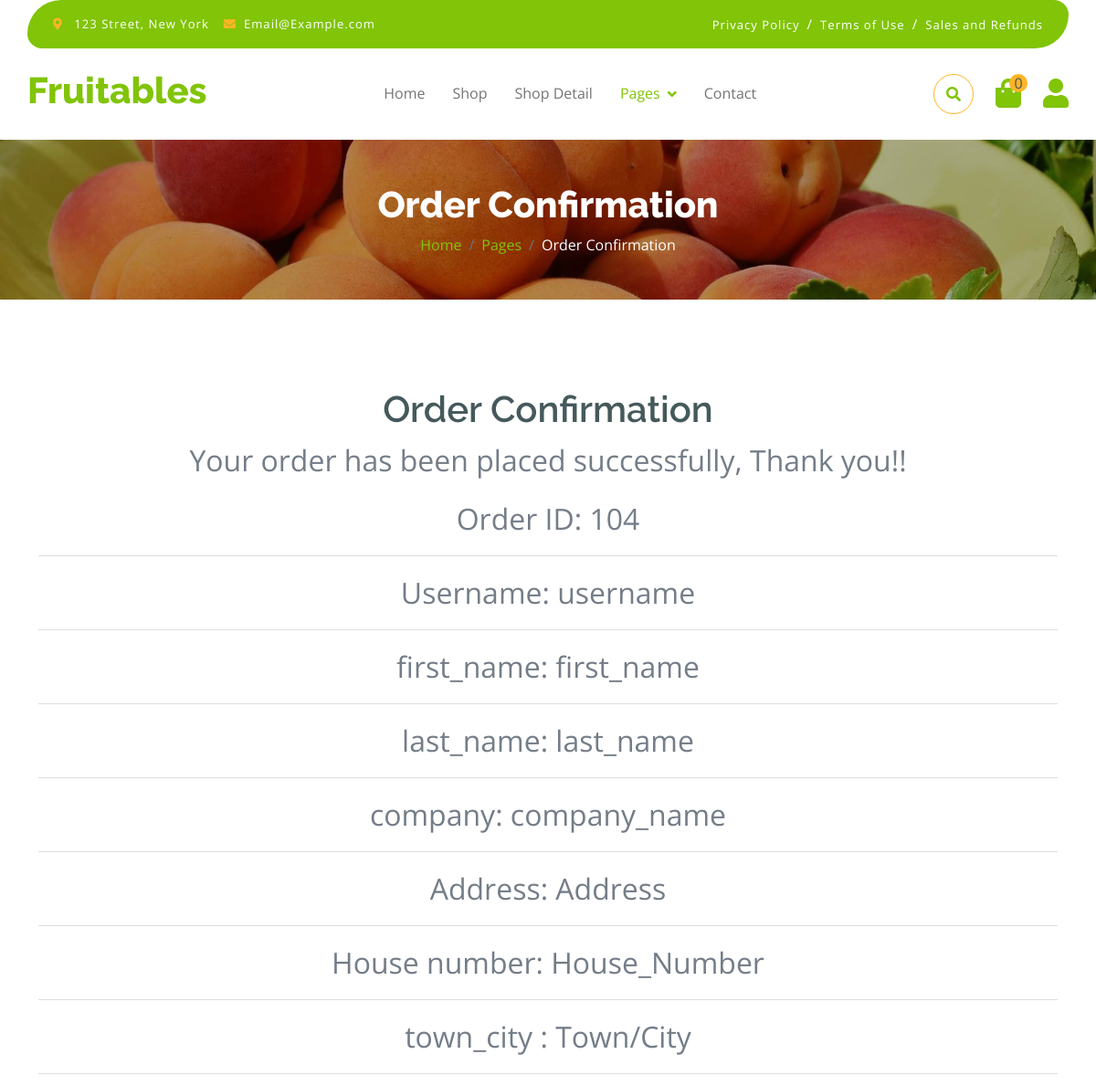
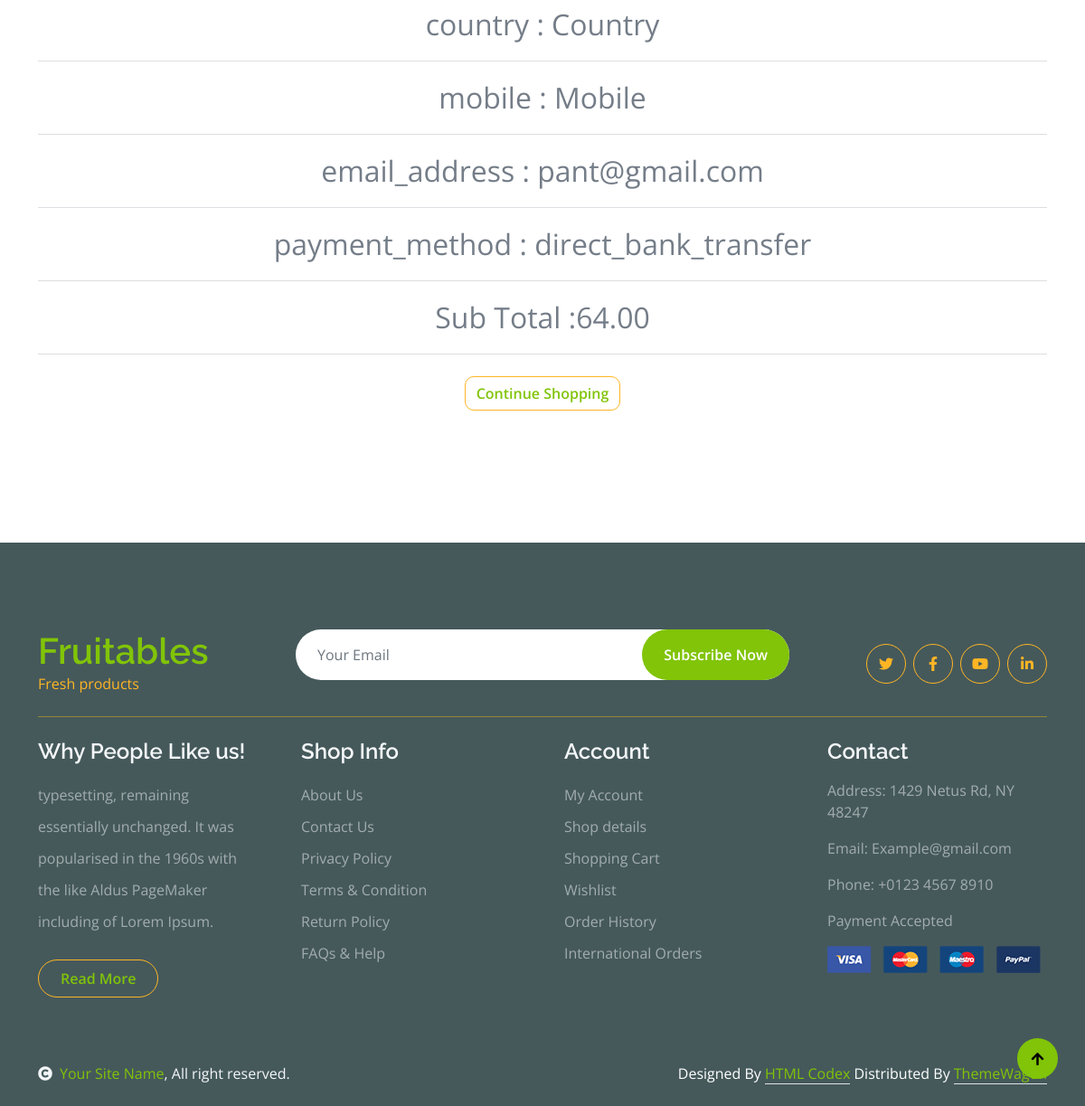
The app's page /order-id/104/ with its own data (2 pictures, top to bottom).
### Products/models.py (models this page shows, shortened)
class Order(models.Model):
    username = models.CharField(max_length=50, default='username')
    first_name = models.CharField(max_length=50, default='first_name')
    last_name = models.CharField(max_length=50, default='last_name')
    company_name = models.CharField(max_length=100, default='company_name')
    address = models.TextField(default='Address')
    house_number_street_name = models.CharField(max_length=100, default='House_Number')
    town_city = models.CharField(max_length=50, default='Town/City')
    country = models.CharField(max_length=50, default='Country')
    postcode_zip = models.CharField(max_length=20, default='POstcode')
    mobile = models.CharField(max_length=20, default='Mobile')
    email_address = models.EmailField(default='Email')
    total_price = models.DecimalField(max_digits=10, decimal_places=2, default='Total_Price')
    payment_method = models.CharField(max_length=200, default='Card')
    created = models.DateTimeField(default=timezone.now)
    updated = models.DateTimeField(default=timezone.now)
    create_account = models.BooleanField(default=True)
    def get_total_cost(self):
        return sum(item.get_cost() for item in self.items.all())

class OrderItem(models.Model):
     order = models.ForeignKey(Order, related_name='items', on_delete=models.CASCADE, default='Order')
     product = models.ForeignKey(Product, related_name='order_items', on_delete=models.CASCADE, default='Product')
     quantity = models.PositiveIntegerField(default='Quantity')
     price = models.DecimalField(max_digits=10, decimal_places=2, default='Price')
     total_price = models.DecimalField(max_digits=10, decimal_places=2, null=True)
     def get_cost(self):
            return self.price * self.quantity

### Products/views.py (the view)
# urls.py: path('order-id/<int:order_id>/', views.order_confirmation, name='order_confirmation'),
def order_confirmation(request, order_id):
    order = get_object_or_404(Order, id=order_id)
    cart = Cart(request)
    product_count = cart.get_product_count()
    messages.success(request, "Your order has been placed successfully, Thank you!!")
    return render(request, 'order_confirmation.html',{'order': order, 'cart':cart, 'product_count':product_count})

### Products/cart.py (called while the page is built)
    def get_total_price(self):
        return sum(Decimal(item['price']) * item['quantity'] for item in self.cart.values())

    def get_product_count(self):
        return len(self.cart)

    def __len__(self):
        return sum(item['quantity'] for item in self.cart.values())

### Products/templates/order_confirmation.html (shortened to what this page needs)
{% load static %}
<!DOCTYPE html>
<html lang="en">
    <head>
        <link rel="stylesheet" href="https://use.fontawesome.com/releases/v5.15.4/css/all.css"/>
        <link href="https://cdn.jsdelivr.net/npm/bootstrap-icons@1.4.1/font/bootstrap-icons.css" rel="stylesheet">
        <link href="{% static 'lib/lightbox/css/lightbox.min.css' %}" rel="stylesheet">
        <link href="{% static 'lib/owlcarousel/assets/owl.carousel.min.css' %}" rel="stylesheet">
        <link href="{% static 'css/bootstrap.min.css' %}" rel="stylesheet">
        <link href="{% static 'css/style.css' %}" rel="stylesheet">
    </head>
    <body>
        <div class="container-fluid fixed-top">
            <div class="container topbar bg-primary d-none d-lg-block">
                <div class="d-flex justify-content-between">
                    <div class="top-info ps-2">
                        <small class="me-3"><i class="fas fa-map-marker-alt me-2 text-secondary"></i> <a href="#" class="text-white">123 Street, New York</a></small>
                        <small class="me-3"><i class="fas fa-envelope me-2 text-secondary"></i><a href="#" class="text-white">Email@Example.com</a></small>
                    </div>
                    <div class="top-link pe-2">
                        <a href="#" class="text-white"><small class="text-white mx-2">Privacy Policy</small>/</a>
                        <a href="#" class="text-white"><small class="text-white mx-2">Terms of Use</small>/</a>
                        <a href="#" class="text-white"><small class="text-white ms-2">Sales and Refunds</small></a>
                    </div>
                </div>
            </div>
            <div class="container px-0">
                <nav class="navbar navbar-light bg-white navbar-expand-xl">
                    <a href="index.html" class="navbar-brand"><h1 class="text-primary display-6">Fruitables</h1></a>
                    <div class="collapse navbar-collapse bg-white" id="navbarCollapse">
                        <div class="navbar-nav mx-auto">
                            <a href="/" class="nav-item nav-link">Home</a>
                            <a href="shop.html" class="nav-item nav-link">Shop</a>
                            <a href="shop-detail.html" class="nav-item nav-link">Shop Detail</a>
                            <div class="nav-item dropdown">
                                <a href="#" class="nav-link dropdown-toggle active" data-bs-toggle="dropdown">Pages</a>
                            </div>
                            <a href="contact.html" class="nav-item nav-link">Contact</a>
                        </div>
                        <div class="d-flex m-3 me-0">
                            <button class="btn-search btn border border-secondary btn-md-square rounded-circle bg-white me-4" data-bs-toggle="modal" data-bs-target="#searchModal"><i class="fas fa-search text-primary"></i></button>
                            <a href="{% url 'cart' %}" class="position-relative me-4 my-auto">
                                <i class="fa fa-shopping-bag fa-2x"></i>
                                <span class="position-absolute bg-secondary rounded-circle d-flex align-items-center justify-content-center text-dark px-1" style="top: -5px; left: 15px; height: 20px; min-width: 20px;">{{product_count}}</span>
                            </a>
                            <a href="#" class="my-auto">
                                <i class="fas fa-user fa-2x"></i>
                            </a>
                        </div>
                    </div>
                </nav>
            </div>
        </div>
        <div class="container-fluid page-header py-5">
            <h1 class="text-center text-white display-6">Order Confirmation</h1>
            <ol class="breadcrumb justify-content-center mb-0">
                <li class="breadcrumb-item"><a href="#">Home</a></li>
                <li class="breadcrumb-item"><a href="#">Pages</a></li>
                <li class="breadcrumb-item active text-white">Order Confirmation</li>
            </ol>
        </div>
        <div class="container-fluid testimonial py-5">
            <div class="container py-5">
<fieldset style="text-align: center; font-size:2rem;">
    <h1>Order Confirmation</h1>
    {% for message in messages %}
    <p>{{message}}</p>
    {% endfor %}
    <p>Order ID: {{ order.id }}</p>
    <hr>
    <p>Username: {{order.username}}</p>
    <hr>
    <p>first_name: {{ order.first_name }}</p>
    <hr>
    <p>last_name: {{ order.last_name }}</p>
    <hr>
    <p>company: {{ order.company_name }}</p>
    <hr>
    <p>Address: {{ order.address }}</p>
    <hr>
    <p>House number: {{ order.house_number_street_name }}</p>
    <hr>
    <p>town_city : {{ order.town_city  }}</p>
    <hr>
    <p>country : {{ order.country  }}</p>
    <hr>
    <p>mobile  : {{ order.mobile   }}</p>
    <hr>
    <p>email_address : {{ order.email_address  }}</p>
    <hr>
    <p> payment_method  : {{ order.payment_method   }}</p>
    <hr>
    <p>Sub Total :{{order.get_total_cost}}</p>
    <hr>
<button type="submit" class="btn border-secondary">
    <a href="{% url 'index' %}">Continue Shopping</a>
</button>
</fieldset>
            </div>
        </div>
        <div class="container-fluid bg-dark text-white-50 footer pt-5 mt-5">
            <div class="container py-5">
                <div class="pb-4 mb-4" style="border-bottom: 1px solid rgba(226, 175, 24, 0.5) ;">
                    <div class="row g-4">
                        <div class="col-lg-3">
                            <a href="#">
                                <h1 class="text-primary mb-0">Fruitables</h1>
                                <p class="text-secondary mb-0">Fresh products</p>
                            </a>
                        </div>
                        <div class="col-lg-6">
                            <div class="position-relative mx-auto">
                                <input class="form-control border-0 w-100 py-3 px-4 rounded-pill" type="number" placeholder="Your Email">
                                <button type="submit" class="btn btn-primary border-0 border-secondary py-3 px-4 position-absolute rounded-pill text-white" style="top: 0; right: 0;">Subscribe Now</button>
                            </div>
                        </div>
                        <div class="col-lg-3">
                            <div class="d-flex justify-content-end pt-3">
                                <a class="btn  btn-outline-secondary me-2 btn-md-square rounded-circle" href=""><i class="fab fa-twitter"></i></a>
                                <a class="btn btn-outline-secondary me-2 btn-md-square rounded-circle" href=""><i class="fab fa-facebook-f"></i></a>
                                <a class="btn btn-outline-secondary me-2 btn-md-square rounded-circle" href=""><i class="fab fa-youtube"></i></a>
                                <a class="btn btn-outline-secondary btn-md-square rounded-circle" href=""><i class="fab fa-linkedin-in"></i></a>
                            </div>
                        </div>
                    </div>
                </div>
                <div class="row g-5">
                    <div class="col-lg-3 col-md-6">
                        <div class="footer-item">
                            <h4 class="text-light mb-3">Why People Like us!</h4>
                            <p class="mb-4">typesetting, remaining essentially unchanged. It was
                                popularised in the 1960s with the like Aldus PageMaker including of Lorem Ipsum.</p>
                            <a href="" class="btn border-secondary py-2 px-4 rounded-pill text-primary">Read More</a>
                        </div>
                    </div>
                    <div class="col-lg-3 col-md-6">
                        <div class="d-flex flex-column text-start footer-item">
                            <h4 class="text-light mb-3">Shop Info</h4>
                            <a class="btn-link" href="">About Us</a>
                            <a class="btn-link" href="">Contact Us</a>
                            <a class="btn-link" href="">Privacy Policy</a>
                            <a class="btn-link" href="">Terms & Condition</a>
                            <a class="btn-link" href="">Return Policy</a>
                            <a class="btn-link" href="">FAQs & Help</a>
                        </div>
                    </div>
                    <div class="col-lg-3 col-md-6">
                        <div class="d-flex flex-column text-start footer-item">
                            <h4 class="text-light mb-3">Account</h4>
                            <a class="btn-link" href="">My Account</a>
                            <a class="btn-link" href="">Shop details</a>
                            <a class="btn-link" href="">Shopping Cart</a>
                            <a class="btn-link" href="">Wishlist</a>
                            <a class="btn-link" href="">Order History</a>
                            <a class="btn-link" href="">International Orders</a>
                        </div>
                    </div>
                    <div class="col-lg-3 col-md-6">
                        <div class="footer-item">
                            <h4 class="text-light mb-3">Contact</h4>
                            <p>Address: 1429 Netus Rd, NY 48247</p>
                            <p>Email: Example@gmail.com</p>
                            <p>Phone: +0123 4567 8910</p>
                            <p>Payment Accepted</p>
                            <img src="img/payment.png" class="img-fluid" alt="">
                        </div>
                    </div>
                </div>
            </div>
        </div>
        <div class="container-fluid copyright bg-dark py-4">
            <div class="container">
                <div class="row">
                    <div class="col-md-6 text-center text-md-start mb-3 mb-md-0">
                        <span class="text-light"><a href="#"><i class="fas fa-copyright text-light me-2"></i>Your Site Name</a>, All right reserved.</span>
                    </div>
                    <div class="col-md-6 my-auto text-center text-md-end text-white">
                        Designed By <a class="border-bottom" href="https://htmlcodex.com">HTML Codex</a> Distributed By <a class="border-bottom" href="https://themewagon.com">ThemeWagon</a>
                    </div>
                </div>
            </div>
        </div>
        <a href="#" class="btn btn-primary border-3 border-primary rounded-circle back-to-top"><i class="fa fa-arrow-up"></i></a>
    </body>
</html>

### Products/static/css/style.css (style rules this page uses)
.back-to-top { position: fixed; right: 30px; bottom: 30px; display: flex; width: 45px; height: 45px; align-items: center; justify-content: center; transition: 0.5s; z-index: 99; }
.btn { font-weight: 600; transition: .5s; }
.btn-md-square { width: 44px; height: 44px; }
.btn-square, .btn-sm-square, .btn-md-square, .btn-lg-square { padding: 0; display: flex; align-items: center; justify-content: center; font-weight: normal; }
.btn.border-secondary { transition: 0.5s; }
.fixed-top { transition: 0.5s; background: var(--bs-white); border: 0; }
.topbar { padding: 20px; border-radius: 230px 100px; }
.topbar .top-info { font-size: 15px; line-height: 0; letter-spacing: 1px; display: flex; align-items: center; }
.topbar .top-link { font-size: 15px; line-height: 0; letter-spacing: 1px; display: flex; align-items: center; }
.topbar .top-link a { letter-spacing: 1px; }
.navbar .navbar-nav .nav-link { padding: 10px 15px; font-size: 16px; transition: .5s; }
.navbar { height: 100px; border-bottom: 1px solid rgba(255, 255, 255, .1); }
.navbar .navbar-nav .nav-link:hover, .navbar .navbar-nav .nav-link.active, .fixed-top.bg-white .navbar .navbar-nav .nav-link:hover, .fixed-top.bg-white .navbar .navbar-nav .nav-link.active { color: var(--bs-primary); }
.navbar .dropdown-toggle::after { border: none; content: "\f107"; font-family: "Font Awesome 5 Free"; font-weight: 700; vertical-align: middle; margin-left: 8px; }
.page-header { position: relative; background: linear-gradient(rgba(0, 0, 0, 0.3), rgba(0, 0, 0, 0.3)), url(../img/cart-page-header-img.jpg); background-position: center center; background-repeat: no-repeat; background-size: cover; }
@media (min-width: 992px) { .hero-header, .page-header { margin-top: 152px !important; } }
.footer .footer-item .btn-link { line-height: 35px; color: rgba(255, 255, 255, .5); transition: 0.5s; }
.footer .footer-item p.mb-4 { line-height: 35px; }

### records on screen
Order: id "104", username "username", first_name "first_name", last_name "last_name", company_name "company_name", address "Address", house_number_street_name "House_Number", town_city "Town/City", country "Country", mobile "Mobile", email_address "pant@gmail.com", payment_method "direct_bank_transfer", get_total_cost "64.00"

### other values on screen
{{ product_count }} "0"
{{ message }} "Your order has been placed successfully, Thank you!!"
